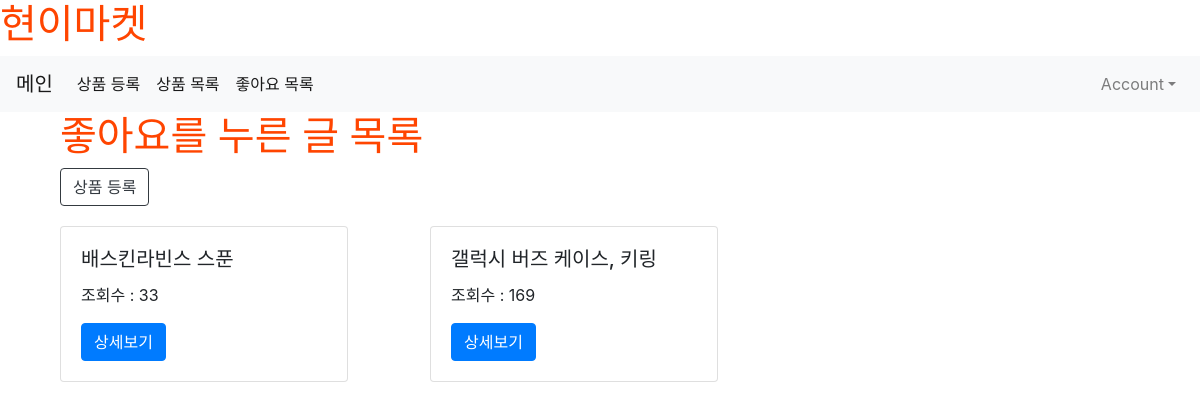
Before: /product/like_list/ (signed in) with the older database file.
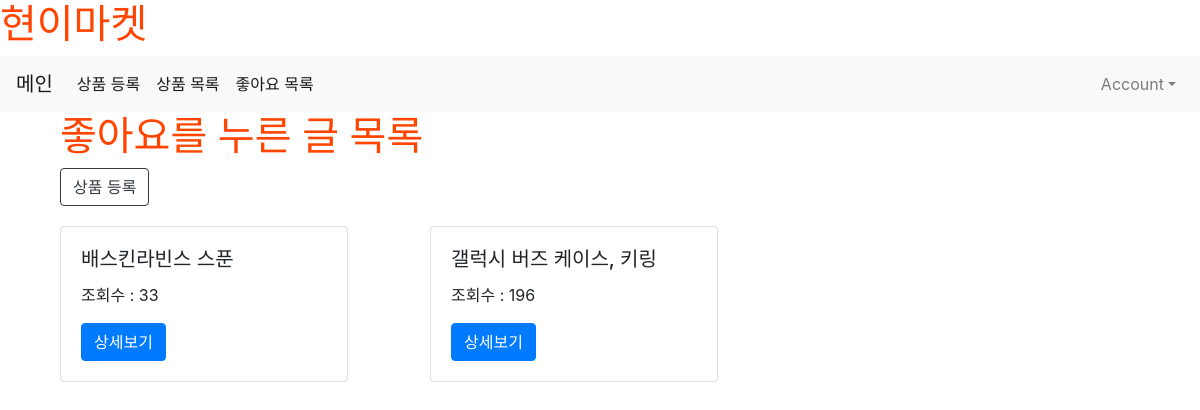
After: the same page with the newer database file.
### product/models.py (models this page shows, shortened)
class Like(models.Model):
    user = models.ForeignKey(User, on_delete=models.CASCADE)
    product = models.ForeignKey(Product, on_delete=models.CASCADE)
    created_at = models.DateTimeField(auto_now_add=True)
    updated_at = models.DateTimeField(auto_now=True)
    class Meta:
        unique_together = (('user', 'product'))

class Product(models.Model):
    title = models.CharField(max_length= 50, null=False)
    content = models.TextField()
    price = models.CharField(max_length= 50, null=False)
    stock = models.CharField(max_length= 50, null=False)
    image = models.ImageField(upload_to='images/', null=True)
    created_at = models.DateTimeField(auto_now_add = True)
    updated_at = models.DateTimeField(auto_now = True)
    writer = models.ForeignKey(User, on_delete = models.CASCADE, null=True)
    view_count = models.IntegerField(default = 0, null=True)
    like_user_set = models.ManyToManyField(User, blank=True, related_name="like_user_set", through="Like")

### product/views.py (the view)
# urls.py: path('like_list/', like_list, name="like_list"),
@login_required
def like_list(request):
    likes = request.user.like_set.all()
    return render(request, 'product/like_list.html', {'likes':likes})

### product/templates/product/like_list.html
{% extends 'base.html' %}
{% load static %}
{% block content %}
<div class="container">
    {% if user.is_authenticated %}
    <div class="container">
        <h1>좋아요를 누른 글 목록</h1>
        <a class="btn btn-outline-dark" href="{% url 'product:new' %}">상품 등록</a>
        <div class="row">
            {% for like in likes %}
            <div class="col-md-4 col-12">
                <div class="card" style="width: 18rem; margin-top: 20px;">
                    <div class="card-body">
                        <h5 class="card-title">{{ like.product.title }}</h5>
                        <p>조회수 : {{ like.product.view_count }}</p>
                        <a href="{% url 'product:show' like.product.pk %}" class="btn btn-primary">상세보기</a>
                    </div>
                </div>
            </div>
            {% endfor %}
        </div>
    </div>
    {% else %}
        <h3>로그인 후 이용이 가능합니다</h3>
        <a href="{% url 'account_login' %}" class="btn btn-warning">로그인</a>
        <a href="{% url 'account_signup' %}" class="btn btn-warning">회원가입</a>
    {% endif %}
</div>
{% endblock %}

Changed rows visible on the page:
changed through a linked row, Like "갤럭시 버즈 케이스, 키링": product.view_count "169" → "196"
